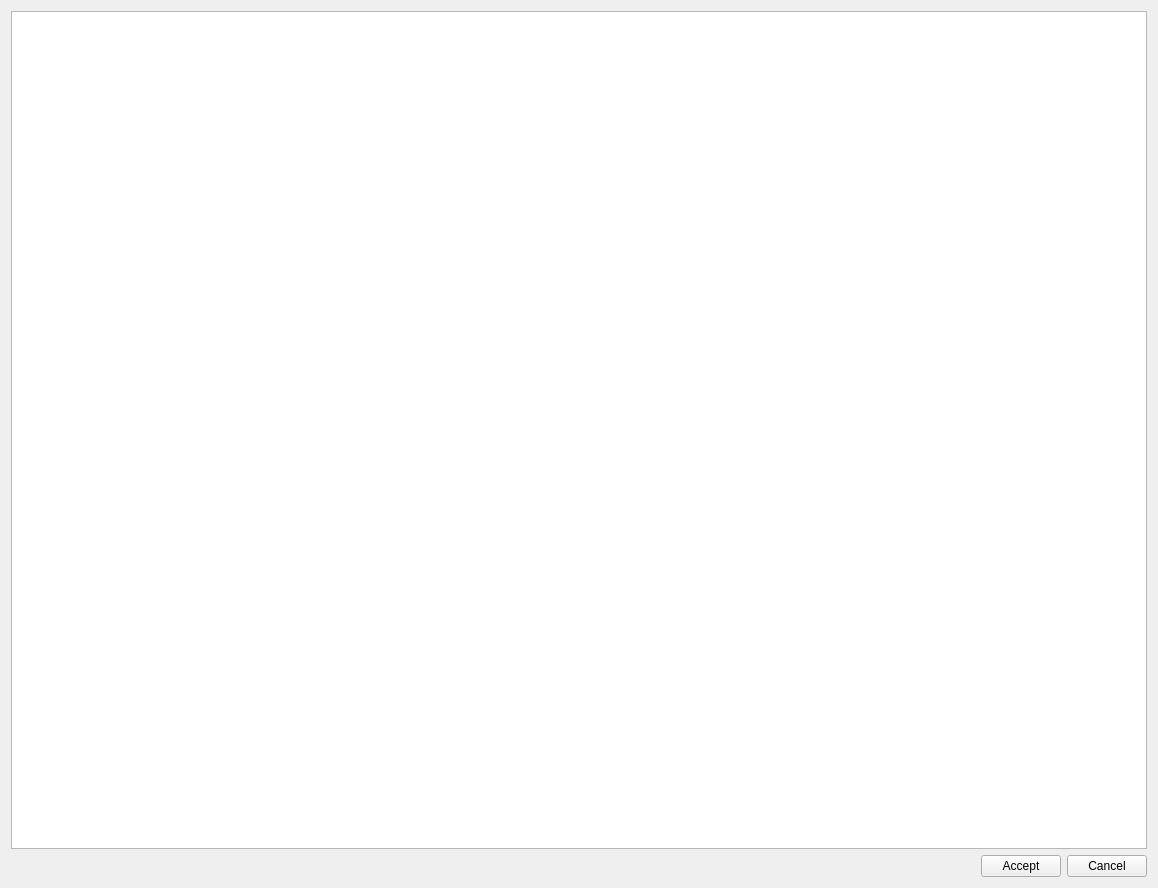
<?xml version="1.0" encoding="UTF-8"?>
<ui version="4.0">
 <class>EditorResourcePickerDialog</class>
 <widget class="QWidget" name="EditorResourcePickerDialog">
  <property name="geometry">
   <rect>
    <x>0</x>
    <y>0</y>
    <width>1158</width>
    <height>888</height>
   </rect>
  </property>
  <property name="windowTitle">
   <string>EditorResourcePickerDialog</string>
  </property>
  <layout class="QVBoxLayout" name="verticalLayout">
   <item>
    <widget class="QListWidget" name="listWidget"/>
   </item>
   <item>
    <layout class="QHBoxLayout" name="horizontalLayout" stretch="0,0,0">
     <property name="spacing">
      <number>6</number>
     </property>
     <item>
      <spacer name="horizontalSpacer">
       <property name="orientation">
        <enum>Qt::Horizontal</enum>
       </property>
       <property name="sizeHint" stdset="0">
        <size>
         <width>40</width>
         <height>20</height>
        </size>
       </property>
      </spacer>
     </item>
     <item>
      <widget class="QPushButton" name="acceptButton">
       <property name="sizePolicy">
        <sizepolicy hsizetype="Fixed" vsizetype="Fixed">
         <horstretch>0</horstretch>
         <verstretch>0</verstretch>
        </sizepolicy>
       </property>
       <property name="layoutDirection">
        <enum>Qt::RightToLeft</enum>
       </property>
       <property name="text">
        <string>Accept</string>
       </property>
      </widget>
     </item>
     <item>
      <widget class="QPushButton" name="cancelButton">
       <property name="sizePolicy">
        <sizepolicy hsizetype="Fixed" vsizetype="Fixed">
         <horstretch>0</horstretch>
         <verstretch>0</verstretch>
        </sizepolicy>
       </property>
       <property name="layoutDirection">
        <enum>Qt::RightToLeft</enum>
       </property>
       <property name="text">
        <string>Cancel</string>
       </property>
       <property name="checkable">
        <bool>false</bool>
       </property>
      </widget>
     </item>
    </layout>
   </item>
  </layout>
 </widget>
 <layoutdefault spacing="6" margin="11"/>
 <resources/>
 <connections/>
</ui>
